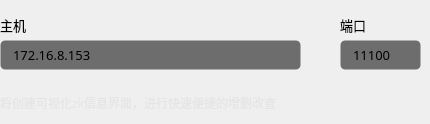
              <widget class="QWidget" name="tab_3">
               <attribute name="title">
                <string>   zookeeper   </string>
               </attribute>
               <widget class="QLineEdit" name="lineEdit_port_zk_data">
                <property name="geometry">
                 <rect>
                  <x>340</x>
                  <y>40</y>
                  <width>81</width>
                  <height>30</height>
                 </rect>
                </property>
                <property name="minimumSize">
                 <size>
                  <width>0</width>
                  <height>30</height>
                 </size>
                </property>
                <property name="font">
                 <font>
                  <family>OPPOSans B</family>
                  <pointsize>10</pointsize>
                 </font>
                </property>
                <property name="styleSheet">
                 <string notr="true">background-color: rgb(25, 25, 25, 155);
border: 1px solid rgba(255, 255, 255, 0);
border-radius: 5px;
padding-left:10px;
padding-right:10px;</string>
                </property>
                <property name="text">
                 <string>11100</string>
                </property>
                <property name="placeholderText">
                 <string>22</string>
                </property>
               </widget>
               <widget class="QLabel" name="label_port_ssh_2">
                <property name="geometry">
                 <rect>
                  <x>340</x>
                  <y>10</y>
                  <width>39</width>
                  <height>30</height>
                 </rect>
                </property>
                <property name="font">
                 <font>
                  <family>OPPOSans B</family>
                  <pointsize>10</pointsize>
                 </font>
                </property>
                <property name="text">
                 <string>端口</string>
                </property>
               </widget>
               <widget class="QLineEdit" name="lineEdit_host_zk_data">
                <property name="geometry">
                 <rect>
                  <x>0</x>
                  <y>40</y>
                  <width>301</width>
                  <height>30</height>
                 </rect>
                </property>
                <property name="minimumSize">
                 <size>
                  <width>0</width>
                  <height>30</height>
                 </size>
                </property>
                <property name="font">
                 <font>
                  <family>OPPOSans B</family>
                  <pointsize>10</pointsize>
                 </font>
                </property>
                <property name="styleSheet">
                 <string notr="true">background-color: rgb(25, 25, 25, 155);
border: 1px solid rgba(255, 255, 255, 0);
border-radius: 5px;
padding-left:10px;
padding-right:10px;</string>
                </property>
                <property name="text">
                 <string>172.16.8.153</string>
                </property>
                <property name="placeholderText">
                 <string>127.0.0.1</string>
                </property>
               </widget>
               <widget class="QLabel" name="label_host_ssh_2">
                <property name="geometry">
                 <rect>
                  <x>0</x>
                  <y>10</y>
                  <width>39</width>
                  <height>30</height>
                 </rect>
                </property>
                <property name="font">
                 <font>
                  <family>OPPOSans B</family>
                  <pointsize>10</pointsize>
                 </font>
                </property>
                <property name="text">
                 <string>主机</string>
                </property>
               </widget>
               <widget class="QLabel" name="widget_dynamic_title_label_2">
                <property name="geometry">
                 <rect>
                  <x>0</x>
                  <y>90</y>
                  <width>300</width>
                  <height>25</height>
                 </rect>
                </property>
                <property name="minimumSize">
                 <size>
                  <width>100</width>
                  <height>25</height>
                 </size>
                </property>
                <property name="maximumSize">
                 <size>
                  <width>300</width>
                  <height>16777215</height>
                 </size>
                </property>
                <property name="font">
                 <font>
                  <family>OPPOSans B</family>
                  <pointsize>9</pointsize>
                 </font>
                </property>
                <property name="styleSheet">
                 <string notr="true">color: rgba(223, 223, 223, 150);</string>
                </property>
                <property name="text">
                 <string>将创建可视化zk信息界面，进行快速便捷的增删改查</string>
                </property>
               </widget>
              </widget>
